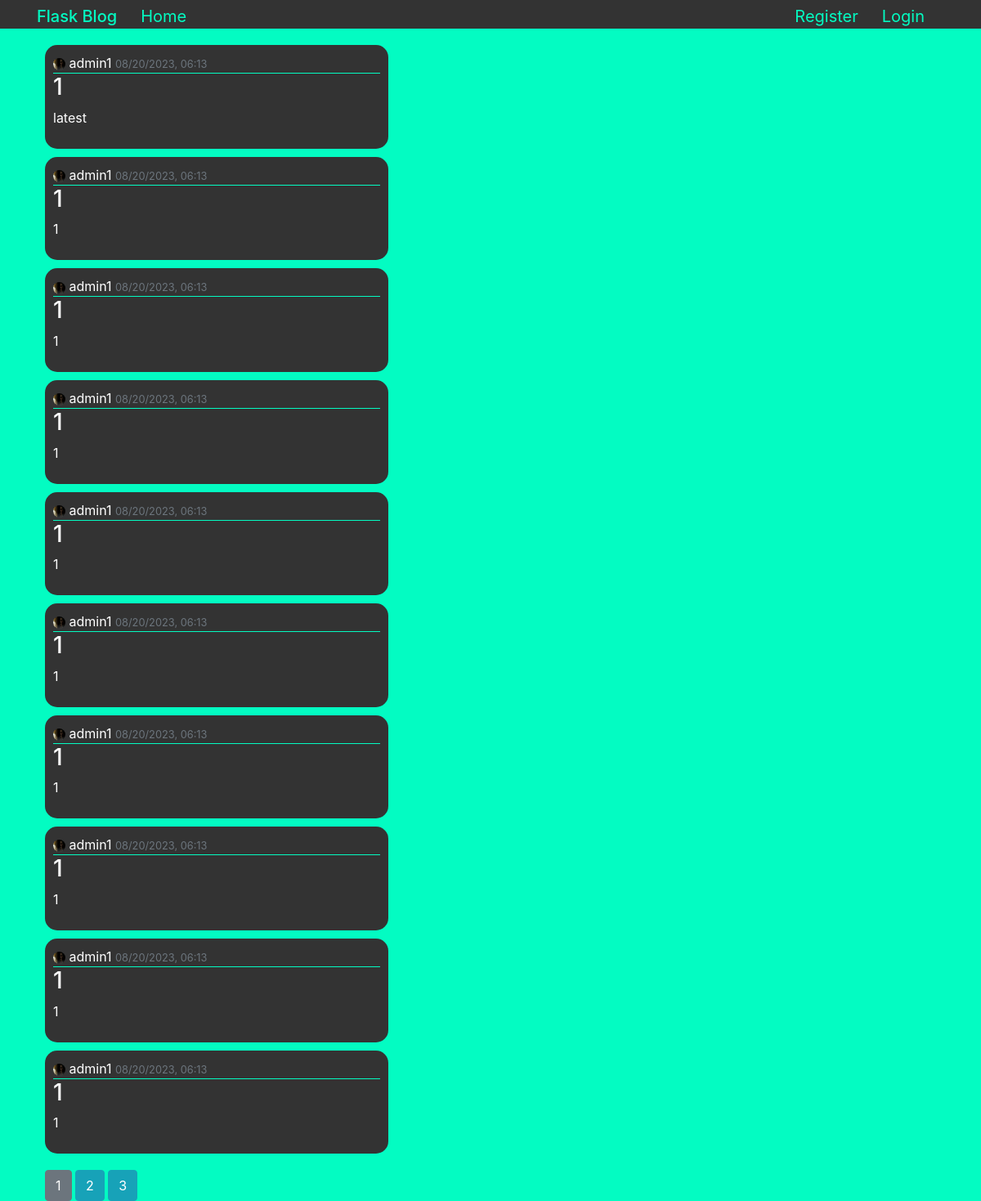
/home/, run on the app's committed database.
### flaskforum/models.py (models this page shows, shortened)
class Post(db.Model):
    id = db.Column(db.Integer, primary_key=True)
    title = db.Column(db.String(80), nullable=False)
    date_posted = db.Column(db.DateTime, nullable=False, default=datetime.utcnow())
    content = db.Column(db.Text, nullable=False)
    user_id = db.Column(db.Integer, db.ForeignKey('user.id'), nullable=False)

class User(db.Model, UserMixin):
    id = db.Column(db.Integer, primary_key=True)
    username = db.Column(db.String(20), unique=True, nullable=False)
    email = db.Column(db.String(100), unique=True, nullable=False)
    image_file = db.Column(db.String(20), nullable=False, default='default.jpg')
    password = db.Column(db.String(60), nullable=False)
    posts = db.relationship('Post', backref='author', lazy=True)

### flaskforum/main/routes.py (the view)
@main.route("/")
@main.route("/home/")
def home():
    page = request.args.get('page', 1, type=int)
    posts = Post.query.order_by(Post.date_posted.desc()).paginate(per_page=10, page=page)
    return render_template('main/home.html', posts=posts)

### flaskforum/templates/main/home.html (shortened to what this page needs)
{% extends 'main/zero.html' %}
{% block bud %}
{% for i in posts.items %}
    <article>
        <div>
            <div class="user_date">
                <a href="{{ url_for('users.userview', user_id=i.author.id) }}"><img src="{{ url_for('static', filename='profile_pics/' + i.author.image_file) }}" class="rounded-circle postimg"></a>
                <a href="{{ url_for('users.userview', user_id=i.author.id) }}">{{ i.author.username }}</a>
                <small class="text-muted">{{ i.date_posted.strftime("%m/%d/%Y, %H:%M") }}</small>
            </div>
            <h3><a href="{{ url_for('posts.post', post_id=i.id) }}">{{ i.title }}</a></h3>
            <p>{{ i.content }}</p>
        </div>
    </article>
{% endfor %}
<div class="page_nums">
    {% for page in posts.iter_pages(left_edge=1, right_edge=1, left_current=1, right_current=2) %}
        {% if page %}
            {% if posts.page != page %}
                <a class='btn btn-info' href="{{ url_for('main.home', page=page) }}">{{ page }}</a>
            {% else %}
                <button class="btn btn-secondary">{{ page }}</button>
            {% endif %}
        {% endif %}
    {% endfor %}
</div>
{% endblock bud%}

### flaskforum/static/main/css/zero.css (style rules this page uses)
* { margin: 0; padding: 0; }
html { height: 100%; width: 100%; }
body { background: #03fcc2; height: 100%; width: 100%; }
a { text-decoration: none; }
article { color: #fff; background: #333; padding: 10px; margin: 10px; width: 35vw; border-radius: 15px; }
article a { color: #fff; }
article .user_date { border-bottom: solid 1px #03fcc2; }
a { color: #333; }
.postimg { height: 15px; width: 15px; }
.page_nums { float:left; margin: 10px; }

### data on the page
Post: image_file (picture), author.username "admin1", date_posted "08/20/2023, 06:13", title "1", content "latest"
Post: image_file (picture), author.username "admin1", date_posted "08/20/2023, 06:13", title "1", content "1"
Post: image_file (picture), author.username "admin1", date_posted "08/20/2023, 06:13", title "1", content "1"
Post: image_file (picture), author.username "admin1", date_posted "08/20/2023, 06:13", title "1", content "1"
Post: image_file (picture), author.username "admin1", date_posted "08/20/2023, 06:13", title "1", content "1"
Post: image_file (picture), author.username "admin1", date_posted "08/20/2023, 06:13", title "1", content "1"
Post: image_file (picture), author.username "admin1", date_posted "08/20/2023, 06:13", title "1", content "1"
Post: image_file (picture), author.username "admin1", date_posted "08/20/2023, 06:13", title "1", content "1"
Post: image_file (picture), author.username "admin1", date_posted "08/20/2023, 06:13", title "1", content "1"
Post: image_file (picture), author.username "admin1", date_posted "08/20/2023, 06:13", title "1", content "1"

### other printed values
{{ page }} "1"
{{ page }} "2" "3"
